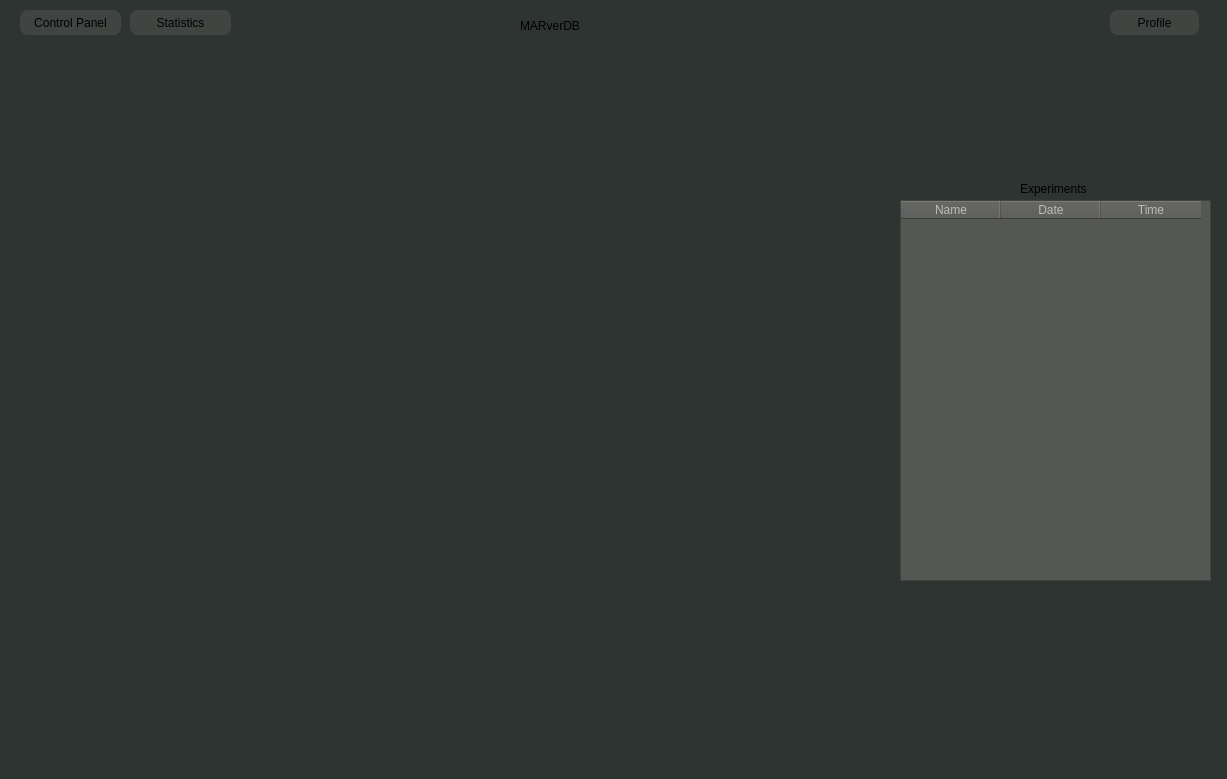
<?xml version="1.0" encoding="UTF-8"?>
<ui version="4.0">
 <class>Dialog</class>
 <widget class="QDialog" name="Dialog">
  <property name="geometry">
   <rect>
    <x>0</x>
    <y>0</y>
    <width>1227</width>
    <height>779</height>
   </rect>
  </property>
  <property name="windowTitle">
   <string>Dialog</string>
  </property>
  <widget class="QWidget" name="bgwidget" native="true">
   <property name="geometry">
    <rect>
     <x>0</x>
     <y>0</y>
     <width>1231</width>
     <height>781</height>
    </rect>
   </property>
   <property name="styleSheet">
    <string notr="true">QWidget#bgwidget{
background-color:rgb(46,52,50);}</string>
   </property>
   <widget class="QPushButton" name="profile_button">
    <property name="geometry">
     <rect>
      <x>1110</x>
      <y>10</y>
      <width>89</width>
      <height>25</height>
     </rect>
    </property>
    <property name="cursor">
     <cursorShape>OpenHandCursor</cursorShape>
    </property>
    <property name="styleSheet">
     <string notr="true">font: 75 italic 11pt &quot;Ubuntu Condensed&quot;;
background-color: rgba(85, 87, 83,0.5);
border-radius:8px;
border-color: rgb(136, 138, 133);</string>
    </property>
    <property name="text">
     <string>Profile</string>
    </property>
   </widget>
   <widget class="QPushButton" name="control_panel_button">
    <property name="geometry">
     <rect>
      <x>20</x>
      <y>10</y>
      <width>101</width>
      <height>25</height>
     </rect>
    </property>
    <property name="cursor">
     <cursorShape>OpenHandCursor</cursorShape>
    </property>
    <property name="styleSheet">
     <string notr="true">font: 75 italic 11pt &quot;Ubuntu Condensed&quot;;
background-color: rgba(85, 87, 83,0.5);
border-radius:8px;
border-color: rgb(136, 138, 133);</string>
    </property>
    <property name="text">
     <string>Control Panel</string>
    </property>
   </widget>
   <widget class="QPushButton" name="statistics_button">
    <property name="geometry">
     <rect>
      <x>130</x>
      <y>10</y>
      <width>101</width>
      <height>25</height>
     </rect>
    </property>
    <property name="cursor">
     <cursorShape>OpenHandCursor</cursorShape>
    </property>
    <property name="styleSheet">
     <string notr="true">font: 75 italic 11pt &quot;Ubuntu Condensed&quot;;
background-color: rgba(85, 87, 83,0.5);
border-radius:8px;
border-color: rgb(136, 138, 133);</string>
    </property>
    <property name="text">
     <string>Statistics</string>
    </property>
   </widget>
   <widget class="QLabel" name="label">
    <property name="geometry">
     <rect>
      <x>520</x>
      <y>10</y>
      <width>171</width>
      <height>31</height>
     </rect>
    </property>
    <property name="styleSheet">
     <string notr="true">color: rgb(0, 0, 0);
font: 75 23pt &quot;KacstBook&quot;;</string>
    </property>
    <property name="text">
     <string>MARverDB</string>
    </property>
   </widget>
   <widget class="QLabel" name="label_3">
    <property name="geometry">
     <rect>
      <x>1020</x>
      <y>180</y>
      <width>91</width>
      <height>17</height>
     </rect>
    </property>
    <property name="text">
     <string>Experiments</string>
    </property>
   </widget>
   <widget class="QTableWidget" name="collections_list">
    <property name="geometry">
     <rect>
      <x>900</x>
      <y>200</y>
      <width>311</width>
      <height>381</height>
     </rect>
    </property>
    <property name="styleSheet">
     <string notr="true">background-color: rgb(85, 87, 83);
color: rgb(186, 189, 182);
font: 13pt &quot;Ubuntu Condensed&quot;;</string>
    </property>
    <column>
     <property name="text">
      <string>Name</string>
     </property>
    </column>
    <column>
     <property name="text">
      <string>Date</string>
     </property>
    </column>
    <column>
     <property name="text">
      <string>Time</string>
     </property>
    </column>
   </widget>
   <widget class="QwtPlot" name="qwtPlot">
    <property name="geometry">
     <rect>
      <x>20</x>
      <y>220</y>
      <width>400</width>
      <height>200</height>
     </rect>
    </property>
   </widget>
   <widget class="QwtScaleWidget" name="ScaleWidget">
    <property name="geometry">
     <rect>
      <x>60</x>
      <y>510</y>
      <width>60</width>
      <height>250</height>
     </rect>
    </property>
   </widget>
  </widget>
 </widget>
 <customwidgets>
  <customwidget>
   <class>QwtPlot</class>
   <extends>QFrame</extends>
   <header>qwt_plot.h</header>
  </customwidget>
  <customwidget>
   <class>QwtScaleWidget</class>
   <extends>QWidget</extends>
   <header>qwt_scale_widget.h</header>
  </customwidget>
 </customwidgets>
 <resources/>
 <connections/>
</ui>
